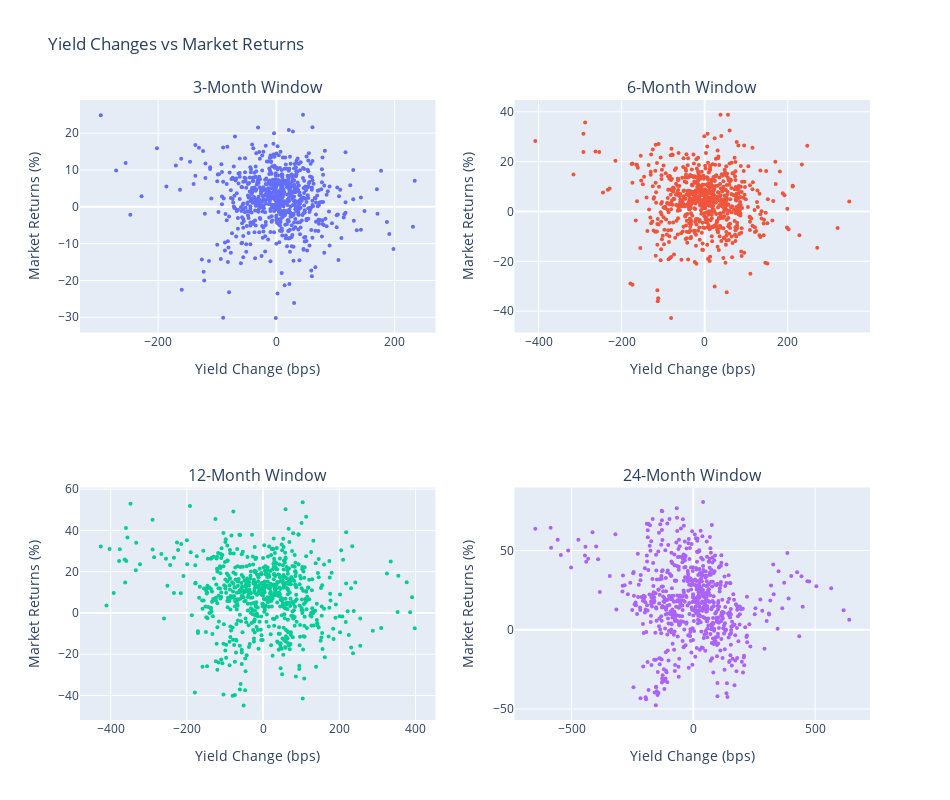

Write notebook code for a chart like this one.
### Code cell
# Create subplots with different windows
window_list = [3, 6, 12, 24]
lookback_period = None
results = {}
fig = make_subplots(rows=2, cols=2)

for window in window_list:

  # Calculate metrics
  rates, market_index, rates_vs_market = calculate_metrics(index_ticker, window, lookback_period)

  # Fit regression model
  #model = sm.OLS(rates_vs_market['Window Market Returns'], sm.add_constant(rates_vs_market['Window Yield Change'])).fit()
  #alpha = model.params[0]
  #beta = model.params[1]
  #rates_vs_market['Regression'] = alpha + (beta*rates_vs_market['Window Market Returns'])
  
  # Create chart
  trace = go.Scatter(
      x=rates_vs_market['Window Yield Change'],
      y=rates_vs_market['Window Market Returns'],
      mode='markers',
      marker=dict(size=4))
  results[window] = trace

# Create subplots
fig = make_subplots(rows=2, cols=2,
                    subplot_titles=("3-Month Window", "6-Month Window", "12-Month Window", "24-Month Window"))

fig.add_trace(results[3], row=1, col=1)
fig.add_trace(results[6], row=1, col=2)
fig.add_trace(results[12], row=2, col=1)
fig.add_trace(results[24], row=2, col=2)

# Update xaxis properties
fig.update_xaxes(title_text="Yield Change (bps)", row=1, col=1)
fig.update_xaxes(title_text="Yield Change (bps)", row=1, col=2)
fig.update_xaxes(title_text="Yield Change (bps)", row=2, col=1)
fig.update_xaxes(title_text="Yield Change (bps)", row=2, col=2)

# Update yaxis properties
fig.update_yaxes(title_text="Market Returns (%)", row=1, col=1)
fig.update_yaxes(title_text="Market Returns (%)", row=1, col=2)
fig.update_yaxes(title_text="Market Returns (%)", row=2, col=1)
fig.update_yaxes(title_text="Market Returns (%)", row=2, col=2)

fig.update_layout(height=800, width=950, title_text="Yield Changes vs Market Returns", showlegend=False)
fig.show()

### Figure 1 — Plotly figure (JSON) as saved in the notebook; plotly's stock layout.template omitted (floating-point values rounded to 4 significant figures; data arrays with more than 128 entries replaced by an {"elided": "..."} marker saying what was removed)
{"data": [{"marker": {"size": 4}, "mode": "markers", "type": "scatter", "x": {"elided": "738 float values"}, "xaxis": "x", "y": {"elided": "738 float values"}, "yaxis": "y"}, {"marker": {"size": 4}, "mode": "markers", "type": "scatter", "x": {"elided": "732 float values"}, "xaxis": "x2", "y": {"elided": "732 float values"}, "yaxis": "y2"}, {"marker": {"size": 4}, "mode": "markers", "type": "scatter", "x": {"elided": "720 float values"}, "xaxis": "x3", "y": {"elided": "720 float values"}, "yaxis": "y3"}, {"marker": {"size": 4}, "mode": "markers", "type": "scatter", "x": {"elided": "696 float values"}, "xaxis": "x4", "y": {"elided": "696 float values"}, "yaxis": "y4"}], "layout": {"annotations": [{"font": {"size": 16}, "showarrow": false, "text": "3-Month Window", "x": 0.225, "xanchor": "center", "xref": "paper", "y": 1, "yanchor": "bottom", "yref": "paper"}, {"font": {"size": 16}, "showarrow": false, "text": "6-Month Window", "x": 0.775, "xanchor": "center", "xref": "paper", "y": 1, "yanchor": "bottom", "yref": "paper"}, {"font": {"size": 16}, "showarrow": false, "text": "12-Month Window", "x": 0.225, "xanchor": "center", "xref": "paper", "y": 0.375, "yanchor": "bottom", "yref": "paper"}, {"font": {"size": 16}, "showarrow": false, "text": "24-Month Window", "x": 0.775, "xanchor": "center", "xref": "paper", "y": 0.375, "yanchor": "bottom", "yref": "paper"}], "height": 800, "showlegend": false, "title": {"text": "Yield Changes vs Market Returns"}, "width": 950, "xaxis": {"anchor": "y", "domain": [0, 0.45], "title": {"text": "Yield Change (bps)"}}, "xaxis2": {"anchor": "y2", "domain": [0.55, 1], "title": {"text": "Yield Change (bps)"}}, "xaxis3": {"anchor": "y3", "domain": [0, 0.45], "title": {"text": "Yield Change (bps)"}}, "xaxis4": {"anchor": "y4", "domain": [0.55, 1], "title": {"text": "Yield Change (bps)"}}, "yaxis": {"anchor": "x", "domain": [0.625, 1], "title": {"text": "Market Returns (%)"}}, "yaxis2": {"anchor": "x2", "domain": [0.625, 1], "title": {"text": "Market Returns (%)"}}, "yaxis3": {"anchor": "x3", "domain": [0, 0.375], "title": {"text": "Market Returns (%)"}}, "yaxis4": {"anchor": "x4", "domain": [0, 0.375], "title": {"text": "Market Returns (%)"}}}}
